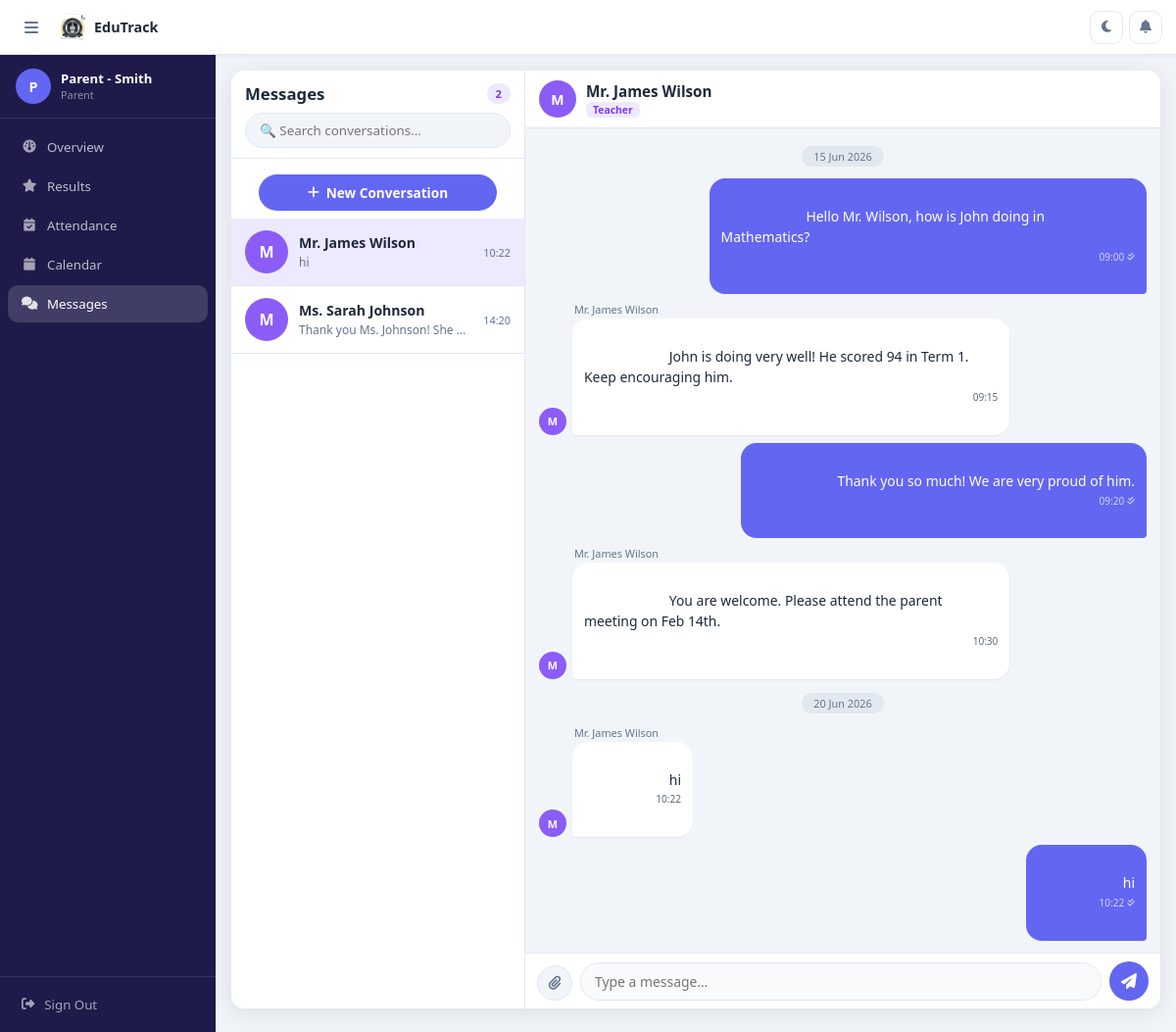
The page /chat.php (signed in) on the database its author committed.
### tables this page shows
CREATE TABLE `chat_conversations` (
  `id` int(11) NOT NULL AUTO_INCREMENT,
  `user1_id` int(11) NOT NULL,
  `user2_id` int(11) NOT NULL,
  `last_message_at` timestamp NULL DEFAULT NULL,
  `created_at` timestamp NOT NULL DEFAULT current_timestamp(),
  PRIMARY KEY (`id`),
  UNIQUE KEY `unique_conversation` (`user1_id`,`user2_id`)
);

CREATE TABLE `users` (
  `id` int(11) NOT NULL AUTO_INCREMENT,
  `name` varchar(100) NOT NULL,
  `email` varchar(100) NOT NULL,
  `password` varchar(255) NOT NULL,
  `role` enum('superadmin','teacher','parent','registration') NOT NULL,
  `status` enum('active','inactive') DEFAULT 'active',
  `dark_mode` tinyint(1) DEFAULT 0,
  `lang` varchar(5) DEFAULT 'en',
  `created_at` timestamp NOT NULL DEFAULT current_timestamp(),
  `last_login` timestamp NULL DEFAULT NULL,
  PRIMARY KEY (`id`),
  UNIQUE KEY `email` (`email`)
);

CREATE TABLE `chat_messages` (
  `id` int(11) NOT NULL AUTO_INCREMENT,
  `conversation_id` int(11) NOT NULL,
  `sender_id` int(11) NOT NULL,
  `message` text DEFAULT NULL,
  `attachment` varchar(255) DEFAULT NULL,
  `attachment_type` enum('image','pdf','voice','file') DEFAULT NULL,
  `is_read` tinyint(1) DEFAULT 0,
  `read_at` timestamp NULL DEFAULT NULL,
  `created_at` timestamp NOT NULL DEFAULT current_timestamp(),
  PRIMARY KEY (`id`)
);

### config.php (called while the page is built, shortened)
<?php
function sanitize($str) {
    return htmlspecialchars(trim($str), ENT_QUOTES, 'UTF-8');
}
?>

### chat.php (the view, shortened to what this page needs)
<?php
require_once 'config.php';
$myId   = (int)$_SESSION['user_id'];
try {
    $sq = $pdo->prepare("
        SELECT cc.*,
          IF(cc.user1_id=?,u2.id,u1.id)     AS other_id,
          IF(cc.user1_id=?,u2.name,u1.name) AS other_name,
          IF(cc.user1_id=?,u2.role,u1.role) AS other_role,
          (SELECT message    FROM chat_messages WHERE conversation_id=cc.id ORDER BY created_at DESC LIMIT 1) AS last_msg,
          (SELECT created_at FROM chat_messages WHERE conversation_id=cc.id ORDER BY created_at DESC LIMIT 1) AS last_msg_time,
          (SELECT COUNT(*)   FROM chat_messages WHERE conversation_id=cc.id AND sender_id!=? AND is_read=0)   AS unread
        FROM chat_conversations cc
        JOIN users u1 ON u1.id=cc.user1_id
        JOIN users u2 ON u2.id=cc.user2_id
        WHERE cc.user1_id=? OR cc.user2_id=?
        ORDER BY last_msg_time DESC
    ");
    $sq->execute([$myId,$myId,$myId,$myId,$myId,$myId]);
    $conversations = $sq->fetchAll();
} catch(Exception $e){ $conversations=[]; }
$activeConvId = (int)($_GET['conv'] ?? ($conversations[0]['id'] ?? 0));
if ($activeConvId) {
    try { $pdo->prepare("UPDATE chat_messages SET is_read=1,read_at=NOW() WHERE conversation_id=? AND sender_id!=? AND is_read=0")->execute([$activeConvId,$myId]); } catch(Exception $e){}
}
$messages=[]; $otherUser=null;
if ($activeConvId) {
    try {
        $mq=$pdo->prepare("SELECT cm.*,u.name AS sender_name,u.role AS sender_role FROM chat_messages cm JOIN users u ON u.id=cm.sender_id WHERE cm.conversation_id=? ORDER BY cm.created_at ASC");
        $mq->execute([$activeConvId]);
        $messages=$mq->fetchAll();
        $cv=$pdo->prepare("SELECT * FROM chat_conversations WHERE id=?");
        $cv->execute([$activeConvId]);
        $cvRow=$cv->fetch();
        if($cvRow){
            $oid=((int)$cvRow['user1_id']===$myId)?(int)$cvRow['user2_id']:(int)$cvRow['user1_id'];
            $ou=$pdo->prepare("SELECT id,name,role,email FROM users WHERE id=?");
            $ou->execute([$oid]); $otherUser=$ou->fetch();
        }
    } catch(Exception $e){ $messages=[]; }
}
$lastMsgId = !empty($messages) ? (int)end($messages)['id'] : 0;
$roleColors = ['superadmin'=>'#f59e0b','teacher'=>'#8b5cf6','parent'=>'#10b981'];
include 'layout.php';
?>
<div class="chat-root">
  <div class="chat-sb" id="chat-sb">
    <div class="chat-sb-header">
      <div class="chat-sb-title">
        <span>Messages</span>
        <span class="badge badge-primary" style="font-size:.7rem"><?= count($conversations) ?></span>
      </div>
      <input type="text" class="search-box" placeholder="🔍 Search conversations…" oninput="filterConvs(this)">
    </div>
    <div class="dd-wrap" style="padding:8px 14px 0">
      <button class="new-chat-btn" onclick="toggleDD(event)">
        <i class="fa fa-plus"></i> New Conversation
      </button>
    </div>
    <div class="conv-list" id="conv-list">
      <?php foreach($conversations as $conv):
        $col      = $roleColors[$conv['other_role']] ?? '#6366f1';
        $isActive = ((int)$conv['id'] === $activeConvId);
        $lmsg     = $conv['last_msg'] ? sanitize(mb_substr($conv['last_msg'],0,38)) : 'Say hello!';
        $ltime    = $conv['last_msg_time'] ? date('H:i',strtotime($conv['last_msg_time'])) : '';
      ?>
      <div class="conv-item <?= $isActive?'active':'' ?>"
           onclick="openConv(<?= (int)$conv['id'] ?>)"
           data-name="<?= strtolower(sanitize($conv['other_name'])) ?>">
        <div class="cav" style="background:<?= $col ?>">
          <?= strtoupper(substr($conv['other_name'],0,1)) ?>
        </div>
        <div class="conv-body">
          <div class="conv-name"><?= sanitize($conv['other_name']) ?></div>
          <div class="conv-preview"><?= $lmsg ?></div>
        </div>
        <div class="conv-right">
          <div class="conv-time"><?= $ltime ?></div>
        </div>
      </div>
      <?php endforeach; ?>
    </div>
  </div>
  <?php if($activeConvId && $otherUser): ?>
  <div class="chat-main open" id="chat-main">
    <?php $col2 = $roleColors[$otherUser['role']] ?? '#6366f1'; ?>
    <div class="chat-topbar">
      <div class="cav" style="width:38px;height:38px;font-size:.88rem;background:<?= $col2 ?>;flex-shrink:0">
        <?= strtoupper(substr($otherUser['name'],0,1)) ?>
      </div>
      <div style="flex:1;min-width:0">
        <div class="chat-peer-name"><?= sanitize($otherUser['name']) ?></div>
        <div class="chat-peer-role">
          <span class="role-badge rb-<?= $otherUser['role'] ?>"><?= ucfirst($otherUser['role']) ?></span>
        </div>
      </div>
    </div>
    <div class="chat-msgs" id="chat-msgs">
      <?php if(empty($messages)): ?>
      <div class="no-msgs">
        <i class="fa fa-comments" style="font-size:2.5rem;opacity:.25"></i>
        <div style="font-weight:700">No messages yet</div>
        <div style="font-size:.82rem">Say hello to <?= sanitize($otherUser['name']) ?>!</div>
      </div>
      <?php else:
        $prevDate='';
        foreach($messages as $m):
          $mDate  = date('Y-m-d',strtotime($m['created_at']));
          $isMine = ((int)$m['sender_id']===$myId);
          $mTime  = date('H:i',strtotime($m['created_at']));
          if($mDate!==$prevDate):
            $prevDate=$mDate;
            $dlabel = ($mDate===date('Y-m-d'))?'Today'
                     :(($mDate===date('Y-m-d',strtotime('-1 day')))?'Yesterday'
                     :date('d M Y',strtotime($mDate)));
      ?>
      <div class="date-sep"><span><?= $dlabel ?></span></div>
      <?php endif; ?>
      <div class="msg-row <?= $isMine?'mine':'' ?>" id="msg-<?= (int)$m['id'] ?>">
        <?php if(!$isMine): ?>
        <div class="msg-av" style="background:<?= $col2 ?>">
          <?= strtoupper(substr($m['sender_name'],0,1)) ?>
        </div>
        <?php endif; ?>
        <div class="msg-col">
          <?php if(!$isMine): ?>
          <div class="sender-name"><?= sanitize($m['sender_name']) ?></div>
          <?php endif; ?>
          <div class="bubble <?= $isMine?'mine':'theirs' ?>">
            <span class="bubble-inner"><?= nl2br(sanitize($m['message'] ?? '')) ?></span>
            <span class="bubble-time">
              <?= $mTime ?>
              <?php if($isMine): ?>
              <i class="fa fa-check<?= $m['is_read']?'-double':'' ?>" style="font-size:.55rem"></i>
              <?php endif; ?>
            </span>
          </div>
        </div>
      </div>
      <?php endforeach; endif; ?>
    </div>
    <div class="chat-input-bar">
      <div class="input-row">
        <label class="attach-label" title="Attach image or PDF">
          <i class="fa fa-paperclip"></i>
        </label>
        <textarea class="chat-textarea" id="msg-inp" rows="1"
                  placeholder="Type a message…"
                  onkeydown="handleKey(event)"
                  oninput="autoResize(this)"></textarea>
        <button class="send-btn" onclick="sendMsg()"><i class="fa fa-paper-plane"></i></button>
      </div>
    </div>
  </div>
  <?php endif; ?>
</div>
<?php include 'layout_end.php'; ?>

### layout.php (style rules this page uses)
:root { --primary:#6366f1;--primary-dark:#4f46e5;--secondary:#8b5cf6; --accent:#06b6d4;--success:#10b981;--warning:#f59e0b; --danger:#ef4444;--orange:#f97316; --bg:#f1f5f9;--card:#fff;--text:#1e293b;--muted:#64748b; --border:#e2e8f0;--input-bg:#f8fafc; --sidebar-bg:#1e1b4b;--header-bg:#fff; --radius:12px; --shadow:0 1px 3px rgba(0,0,0,.08),0 4px 16px rgba(0,0,0,.06); --shadow-lg:0 8px 32px rgba(0,0,0,.12); --topbar-h:56px; --bottom-nav-h:60px; }
* { margin:0;padding:0;box-sizing:border-box;-webkit-tap-highlight-color:transparent; }
html,body { height:100%;overflow-x:hidden; }
body { font-family:'Segoe UI',system-ui,sans-serif;background:var(--bg);color:var(--text);font-size:14px; }
button,input,select,textarea { font-family:inherit; }
.badge { display:inline-flex;align-items:center;gap:3px;padding:3px 9px;border-radius:20px;font-size:.7rem;font-weight:700; }
.badge-primary { background:#ede9fe;color:#7c3aed; }

### rows shown on the page
chat_conversations: other_name "M", other_name "Mr. James Wilson", lmsg "hi", ltime "10:22"
chat_conversations: other_name "M", other_name "Ms. Sarah Johnson", lmsg "Thank you Ms. Johnson! She…", ltime "14:20"
users: name "M", name "Mr. James Wilson", role "Teacher"
chat_messages: message "Hello Mr. Wilson, how is John doing in Mathematics?", created_at "09:00", is_read 1 (drawn)
chat_messages: users.name "M", users.name "Mr. James Wilson", message "John is doing very well! He scored 94 in Term 1. Keep encouraging him.", created_at "09:15"
chat_messages: message "Thank you so much! We are very proud of him.", created_at "09:20", is_read 1 (drawn)
chat_messages: users.name "M", users.name "Mr. James Wilson", message "You are welcome. Please attend the parent meeting on Feb 14th.", created_at "10:30"
chat_messages: users.name "M", users.name "Mr. James Wilson", message "hi", created_at "10:22"
chat_messages: message "hi", created_at "10:22", is_read 1 (drawn)

### other values the page prints
substr($userName,0,1) "P"
mb_substr($userName,0,18) "Parent - Smith"
$role "Parent"
$label "Overview"
$label "Results"
$label "Attendance"
$label "Calendar"
$label "Messages"
count($conversations) "2"
